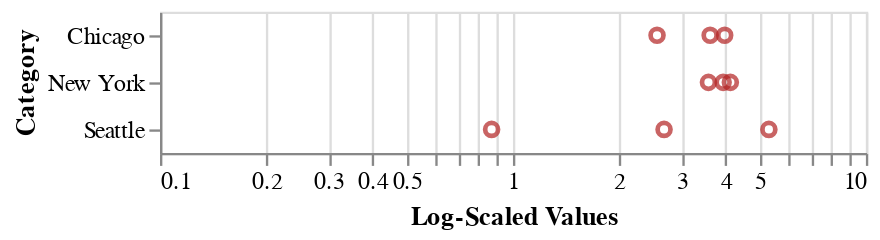

Notebook source saved alongside this figure:
### Markdown cell above
- By default Altair / Vega-Lite make some choices about properties of the visualization 
- but these can be changed using methods to customize the look of the visualization. 
- For example, we can specify the axis titles using the `axis` attribute of channel classes, we can modify scale properties using the `scale` attribute, and we can specify the color of the marking by setting the `color` keyword of the `Chart.mark_*` methods to any valid [CSS color string](https://developer.mozilla.org/en-US/docs/Web/CSS/color_value):

### Code cell
alt.Chart(df).mark_point(color='firebrick').encode(
  alt.X('precip').scale(type='log').title('Log-Scaled Values'),
  alt.Y('city').title('Category')
)

### Figure 1 — Vega-Lite specification as saved in the notebook (floating-point values rounded to 4 significant figures)
{"$schema": "https://vega.github.io/schema/vega-lite/v5.6.1.json", "config": {"view": {"continuousHeight": 300, "continuousWidth": 300}}, "data": {"name": "data-fdfbb22e8e0e89f6556d8a3b434b0c97"}, "datasets": {"data-fdfbb22e8e0e89f6556d8a3b434b0c97": [{"city": "Seattle", "month": "Apr", "precip": 2.68}, {"city": "Seattle", "month": "Aug", "precip": 0.87}, {"city": "Seattle", "month": "Dec", "precip": 5.31}, {"city": "New York", "month": "Apr", "precip": 3.94}, {"city": "New York", "month": "Aug", "precip": 4.13}, {"city": "New York", "month": "Dec", "precip": 3.58}, {"city": "Chicago", "month": "Apr", "precip": 3.62}, {"city": "Chicago", "month": "Aug", "precip": 3.98}, {"city": "Chicago", "month": "Dec", "precip": 2.56}]}, "encoding": {"x": {"field": "precip", "scale": {"type": "log"}, "title": "Log-Scaled Values", "type": "quantitative"}, "y": {"field": "city", "title": "Category", "type": "nominal"}}, "mark": {"color": "firebrick", "type": "point"}}
